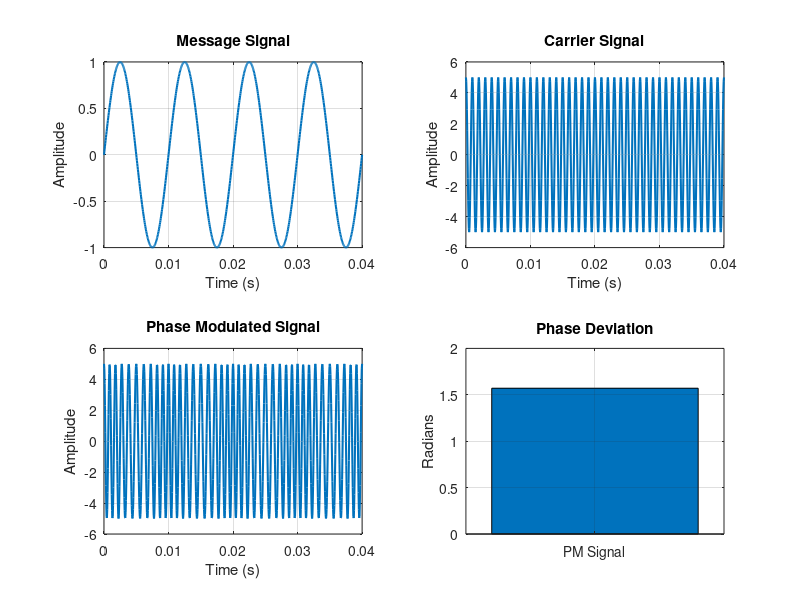

MATLAB code for this plot:
clc;
clear;
close all;
% Parameters
Am = 1; % Message Amplitude (V)
fm = 100; % Message Frequency (Hz)
Ac = 5; % Carrier Amplitude (V)
fc = 1000; % Carrier Frequency (Hz)
fs = 20*fc; % Sampling Frequency (Hz)
kp = pi/2; % Phase Sensitivity (rad/V)
% Time Vector

t = 0:1/fs:4/fm;
% Message Signal
m = Am*sin(2*pi*fm*t);
% Carrier Signal
c = Ac*cos(2*pi*fc*t);
% Phase Modulated Signal
pm = Ac*cos(2*pi*fc*t + kp*m);
% Phase Deviation
phase_dev = kp*Am;
% PM Modulation Index
mp = phase_dev;
% Display Results
fprintf('Message Amplitude = %.2f V\n',Am);
fprintf('Message Frequency = %.0f Hz\n',fm);
fprintf('Carrier Amplitude = %.2f V\n',Ac);
fprintf('Carrier Frequency = %.0f Hz\n',fc);
fprintf('Phase Sensitivity = %.2f rad/V\n',kp);
fprintf('Phase Deviation = %.2f radians\n',phase_dev);
fprintf('PM Modulation Index = %.2f\n',mp);
% Plotting
figure('Name','Phase Modulation and Phase Deviation',...
    'NumberTitle','off');
subplot(2,2,1);
plot(t,m,'LineWidth',1.5);
title('Message Signal');
xlabel('Time (s)');
ylabel('Amplitude');
grid on;
subplot(2,2,2);
plot(t,c,'LineWidth',1.5);
title('Carrier Signal');
xlabel('Time (s)');
ylabel('Amplitude');
grid on;
subplot(2,2,3);
plot(t,pm,'LineWidth',1.5);
title('Phase Modulated Signal');
xlabel('Time (s)');
ylabel('Amplitude');
grid on;
subplot(2,2,4);
bar(phase_dev);
title('Phase Deviation');
ylabel('Radians');
set(gca,'XTickLabel',{'PM Signal'});
grid on;
